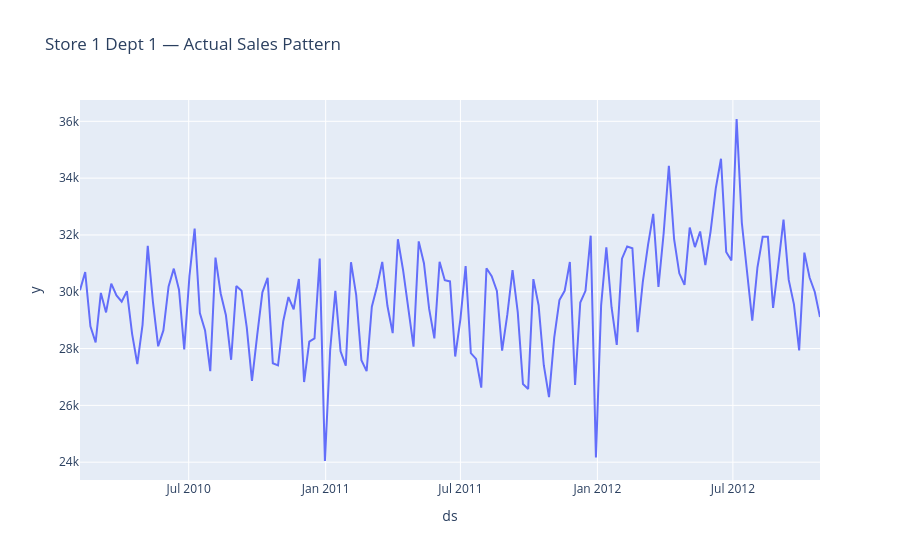

This figure's notebook cell:
### Code cell
# Let's see the actual sales pattern of Dept 1
import plotly.express as px

fig = px.line(
    prophet_df,
    x='ds',
    y='y',
    title='Store 1 Dept 1 — Actual Sales Pattern'
)
fig.show()

print("Sales stats:")
print(prophet_df['y'].describe().round(2))

### Figure 1 — Plotly figure (JSON) as saved in the notebook; plotly's stock layout.template omitted (floating-point values rounded to 4 significant figures; data arrays with more than 128 entries replaced by an {"elided": "..."} marker saying what was removed)
{"data": [{"hovertemplate": "ds=%{x}<br>y=%{y}<extra></extra>", "legendgroup": "", "line": {"color": "#636efa", "dash": "solid"}, "marker": {"symbol": "circle"}, "mode": "lines", "name": "", "orientation": "v", "showlegend": false, "type": "scatter", "x": {"elided": "143 str values"}, "xaxis": "x", "y": {"elided": "143 float values"}, "yaxis": "y"}], "layout": {"legend": {"tracegroupgap": 0}, "title": {"text": "Store 1 Dept 1 — Actual Sales Pattern"}, "xaxis": {"anchor": "y", "domain": [0, 1], "title": {"text": "ds"}}, "yaxis": {"anchor": "x", "domain": [0, 1], "title": {"text": "y"}}}}
